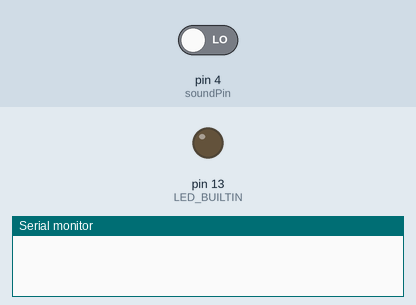
Simulated run of this sketch. Board: Arduino Uno, built with avr-gcc and run on an emulated ATmega328P. On the bench: output pins drawn as LEDs (lit = HIGH), the last lines printed to the serial monitor. The test bench sets the inputs (shaded band); at power-on: pin 4 (soundPin) LOW.

Above: at 1.2 s.
1.3 s: pin 4 (soundPin) driven HIGH
At 2.1 s:
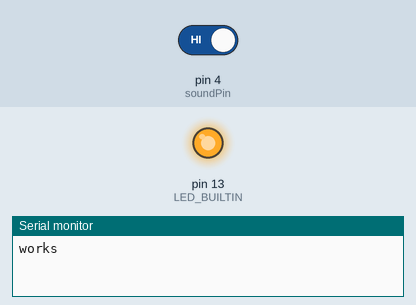
4.3 s: pin 4 (soundPin) driven LOW
At 5.7 s:
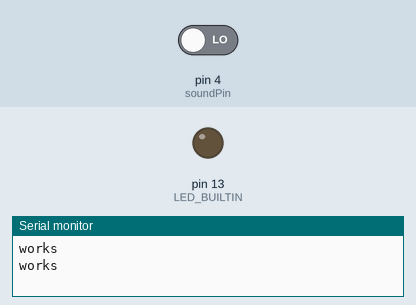
Timing chart, 0 to 7.3 s (numbered marks = the images above; inputs shaded):
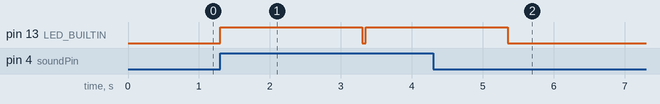

The sketch:

1_1_5.ino
```cpp
int soundPin = 4;
int soundVal = LOW;
void setup() {
  Serial.begin(9600);
  pinMode(LED_BUILTIN , OUTPUT);
  pinMode(soundPin , INPUT);

}

void loop() {
  soundVal = digitalRead(soundPin);
  if(soundVal == HIGH){
    Serial.println("works");
    digitalWrite(LED_BUILTIN , HIGH);
    delay(2000);
    digitalWrite(LED_BUILTIN , LOW);

  }
  delay(50);

}
```

Measured:
- after the input at 1.3 s, pin 13 (LED_BUILTIN): LOW → HIGH at once, → LOW 2.0 s later, → HIGH 0.05 s later
- after the input at 4.3 s, pin 13 (LED_BUILTIN): goes on until 5.4 s, then stays LOW
